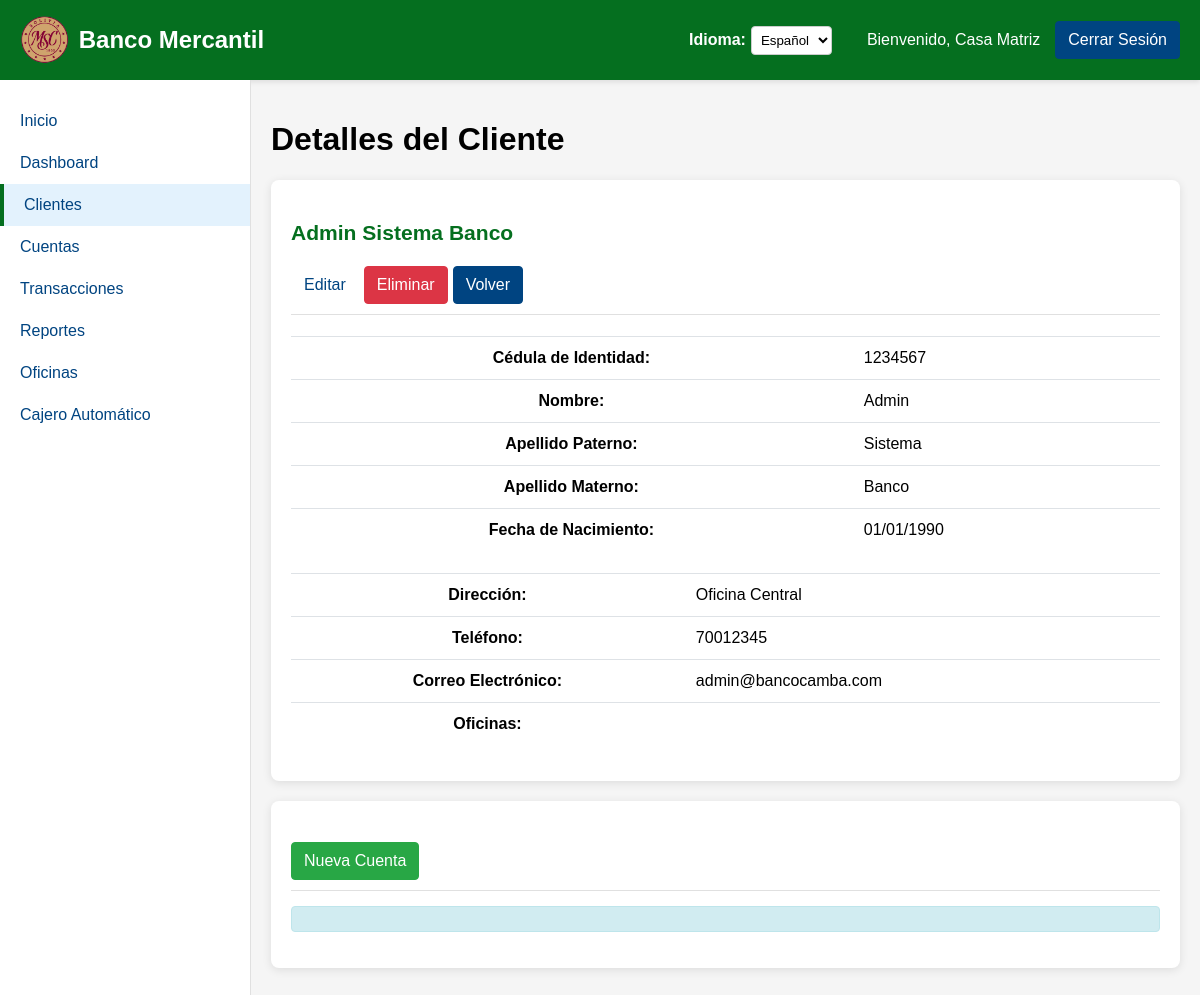
Page /index.php?controller=cliente&action=ver&id=1 (signed in) on the committed database.
### tables this page shows
CREATE TABLE persona (
    idPersona INT not null AUTO_INCREMENT,
    hash varchar(50) COMMENT 'hash',
    nombre VARCHAR(100) NOT NULL,
    apellidoMaterno VARCHAR(100) NOT NULL,
    apellidoPaterno VARCHAR(100) NOT NULL,
    direccion VARCHAR(255),
    telefono VARCHAR(20),
    email VARCHAR(100),
    fechaNacimiento DATE,
    ci VARCHAR(20),
    idOficina INT,
    CONSTRAINT PK_Persona PRIMARY KEY (idPersona),
    CONSTRAINT FK_Persona FOREIGN KEY (idOficina) REFERENCES oficina (idOficina)
);

### controllers/ClienteController.php (called while the page is built, shortened)
<?php
class ClienteController {
    private $db;
    private $session;
    public function __construct() {
        $database = new Database();
        $this->db = $database->connect();
        $this->session = new Session();
    }
    public function ver() {
        global $lang;
        $idCliente = (int)$_GET['id'];
        $cliente = new Cliente($this->db);
        $cliente->idPersona = $idCliente;
        if (!$cliente->obtenerUno()) {
            $this->session->setFlashMessage('error', $lang['client_not_found']);
            header('Location: index.php?controller=cliente&action=listar');
            exit;
        }
        $cuenta = new Cuenta($this->db);
        $result = $cuenta->obtenerPorCliente($idCliente);
        $cuentas = $result->fetchAll(PDO::FETCH_ASSOC);
        include_once 'views/main.php';
    }
}
?>

### config/database.php (called while the page is built, shortened)
<?php
class Database {
    private $host = 'localhost';
    private $db_name = 'banca-mercantil';
    private $username = 'root';
    private $password = '';
    public function connect() {
        $this->conn = null;
        try {
            $this->conn = new PDO(
                'mysql:host=' . $this->host . ';dbname=' . $this->db_name,
                $this->username,
                $this->password
            );
            $this->conn->setAttribute(PDO::ATTR_ERRMODE, PDO::ERRMODE_EXCEPTION);
            $this->conn->exec("SET NAMES utf8");
        } catch(PDOException $e) {
            echo 'Connection Error: ' . $e->getMessage();
        }
        return $this->conn;
    }
}
?>

### models/Cliente.php (called while the page is built, shortened)
<?php
class Cliente {
    private $conn;
    public $idPersona;
    public function __construct($db) {
        $this->conn = $db;
    }
    public function obtenerUno() {
        $query = "SELECT p.*, o.nombre as oficina_nombre
                 FROM Persona p
                 INNER JOIN Oficina o ON p.idOficina = o.idOficina
                 WHERE p.idPersona = :id";
        $stmt = $this->conn->prepare($query);
        $stmt->bindParam(':id', $this->idPersona);
        $stmt->execute();
        $row = $stmt->fetch(PDO::FETCH_ASSOC);
        if ($row) {
            $this->nombre = $row['nombre'];
            $this->apellidoPaterno = $row['apellidoPaterno'];
            $this->apellidoMaterno = $row['apellidoMaterno'];
            $this->direccion = $row['direccion'];
            $this->telefono = $row['telefono'];
            $this->email = $row['email'];
            $this->fechaNacimiento = $row['fechaNacimiento'];
            $this->ci = $row['ci'];
            return true;
        }
        return false;
    }
}
?>

### models/Cuenta.php (called while the page is built, shortened)
<?php
class Cuenta {
    private $conn;
    public function __construct($db) {
        $this->conn = $db;
    }
    public function obtenerPorCliente($idPersona) {
        $query = "SELECT * FROM Cuenta WHERE idPersona = :idPersona ORDER BY fechaApertura DESC";
        $stmt = $this->conn->prepare($query);
        $stmt->bindParam(':idPersona', $idPersona);
        $stmt->execute();
        return $stmt;
    }
}
?>

### views/clientes/ver.php (the view, shortened to what this page needs)
<h1><?php echo $lang['client_details']; ?></h1>
<div class="card">
    <div class="card-header">
        <div class="row">
            <div class="col-md-8">
                <h3><?php echo htmlspecialchars($cliente->nombre . ' ' . $cliente->apellidoPaterno . ' ' . $cliente->apellidoMaterno); ?></h3>
            </div>
            <div class="col-md-4 text-right">
                <a href="index.php?controller=cliente&action=editar&id=<?php echo $cliente->idPersona; ?>" class="btn btn-warning">
                    <i class="icon-edit"></i> <?php echo $lang['edit']; ?>
                </a>
                <?php if (count($cuentas) == 0): ?>
                    <a href="index.php?controller=cliente&action=eliminar&id=<?php echo $cliente->idPersona; ?>" class="btn btn-danger delete-button" onclick="return confirm('<?php echo $lang['confirm_delete']; ?>')">
                        <i class="icon-trash"></i> <?php echo $lang['delete']; ?>
                    </a>
                <?php endif; ?>
                <a href="index.php?controller=cliente&action=listar" class="btn btn-secondary">
                    <i class="icon-arrow-left"></i> <?php echo $lang['back']; ?>
                </a>
            </div>
        </div>
    </div>
    <div class="card-body">
        <div class="row">
            <div class="col-md-6">
                <table class="table table-borderless">
                    <tr>
                        <th><?php echo $lang['id_number']; ?>:</th>
                        <td><?php echo htmlspecialchars($cliente->ci); ?></td>
                    </tr>
                    <tr>
                        <th><?php echo $lang['name']; ?>:</th>
                        <td><?php echo htmlspecialchars($cliente->nombre); ?></td>
                    </tr>
                    <tr>
                        <th><?php echo $lang['paternal_last_name']; ?>:</th>
                        <td><?php echo htmlspecialchars($cliente->apellidoPaterno); ?></td>
                    </tr>
                    <tr>
                        <th><?php echo $lang['maternal_last_name']; ?>:</th>
                        <td><?php echo htmlspecialchars($cliente->apellidoMaterno); ?></td>
                    </tr>
                    <tr>
                        <th><?php echo $lang['birth_date']; ?>:</th>
                        <td><?php echo $cliente->fechaNacimiento ? date('d/m/Y', strtotime($cliente->fechaNacimiento)) : '-'; ?></td>
                    </tr>
                </table>
            </div>
            <div class="col-md-6">
                <table class="table table-borderless">
                    <tr>
                        <th><?php echo $lang['address']; ?>:</th>
                        <td><?php echo htmlspecialchars($cliente->direccion); ?></td>
                    </tr>
                    <tr>
                        <th><?php echo $lang['phone']; ?>:</th>
                        <td><?php echo htmlspecialchars($cliente->telefono); ?></td>
                    </tr>
                    <tr>
                        <th><?php echo $lang['email']; ?>:</th>
                        <td><?php echo htmlspecialchars($cliente->email); ?></td>
                    </tr>
                    <tr>
                        <th><?php echo $lang['branches']; ?>:</th>
                        <td><?php
                        ?></td>
                    </tr>
                </table>
            </div>
        </div>
    </div>
</div>
<div class="card mt-4">
    <div class="card-header">
        <div class="d-flex justify-content-between align-items-center">
            <a href="index.php?controller=cuenta&action=crear&idCliente=<?php echo $cliente->idPersona; ?>" class="btn btn-success">
                <i class="icon-plus"></i> <?php echo $lang['new_account']; ?>
            </a>
        </div>
    </div>
    <div class="card-body">
        <?php if (count($cuentas) > 0): ?>
            <div class="table-responsive">
                <table class="table table-striped">
                    <thead>
                        <tr>
                            <th>#</th>
                            <th><?php echo $lang['account_number']; ?></th>
                            <th><?php echo $lang['account_type']; ?></th>
                            <th><?php echo $lang['currency']; ?></th>
                            <th><?php echo $lang['balance']; ?></th>
                            <th><?php echo $lang['opening_date']; ?></th>
                            <th><?php echo $lang['status']; ?></th>
                            <th><?php echo $lang['actions']; ?></th>
                        </tr>
                    </thead>
                    <tbody>
                        <?php foreach ($cuentas as $cuenta): ?>
                            <tr>
                                <td><?php echo $cuenta['idCuenta']; ?></td>
                                <td><?php echo htmlspecialchars($cuenta['nroCuenta']); ?></td>
                                <td>
                                    <?php
                                    if ($cuenta['tipoCuenta'] == 1) {
                                        echo $lang['savings_account'];
                                    } else {
                                        echo $lang['checking_account'];
                                    }
                                    ?>
                                </td>
                                <td>
                                    <?php
                                    if ($cuenta['tipoMoneda'] == 1) {
                                        echo $lang['bolivianos'];
                                    } else {
                                        echo $lang['dollars'];
                                    }
                                    ?>
                                </td>
                                <td><?php echo number_format($cuenta['saldo'], 2); ?></td>
                                <td><?php echo date('d/m/Y', strtotime($cuenta['fechaApertura'])); ?></td>
                                <td>
                                    <?php if ($cuenta['estado'] == 1): ?>
                                        <span class="badge" style="background-color: #28a745;"><?php echo $lang['active']; ?></span>
                                    <?php else: ?>
                                        <span class="badge" style="background-color: #dc3545;"><?php echo $lang['inactive']; ?></span>
                                    <?php endif; ?>
                                </td>
                                <td>
                                    <div class="btn-group" role="group">
                                        <a href="index.php?controller=cuenta&action=ver&id=<?php echo $cuenta['idCuenta']; ?>" class="btn btn-sm btn-info" title="<?php echo $lang['view']; ?>">
                                            <i class="icon-eye"></i>
                                        </a>
                                        <a href="index.php?controller=cuenta&action=editar&id=<?php echo $cuenta['idCuenta']; ?>" class="btn btn-sm btn-warning" title="<?php echo $lang['edit']; ?>">
                                            <i class="icon-edit"></i>
                                        </a>
                                        <a href="index.php?controller=transaccion&action=depositar&idCuenta=<?php echo $cuenta['idCuenta']; ?>" class="btn btn-sm btn-success" title="<?php echo $lang['deposit']; ?>">
                                            <i class="icon-arrow-down"></i>
                                        </a>
                                        <a href="index.php?controller=transaccion&action=retirar&idCuenta=<?php echo $cuenta['idCuenta']; ?>" class="btn btn-sm btn-danger" title="<?php echo $lang['withdrawal']; ?>">
                                            <i class="icon-arrow-up"></i>
                                        </a>
                                    </div>
                                </td>
                            </tr>
                        <?php endforeach; ?>
                    </tbody>
                </table>
            </div>
        <?php else: ?>
            <div class="alert alert-info">
            </div>
        <?php endif; ?>
    </div>
</div>

### assets/css/styles.css (style rules this page uses)
:root { --primary-color: #056f1f; --secondary-color: #004481; --light-color: #ffffff; --border-color: #e0e0e0; --hover-color: #033d11; --danger-color: #dc3545; --success-color: #28a745; --warning-color: #ffc107; --info-color: #17a2b8; }
body { font-family: 'Arial', sans-serif; background-color: #f5f5f5; margin: 0; padding: 0; min-height: 100vh; }
a { color: var(--secondary-color); text-decoration: none; }
.card { background-color: var(--light-color); border-radius: 8px; box-shadow: 0 2px 10px rgba(0,0,0,0.1); padding: 20px; margin-bottom: 20px; }
.card-header { font-size: 18px; font-weight: bold; margin-bottom: 15px; color: var(--primary-color); border-bottom: 1px solid var(--border-color); padding-bottom: 10px; }
.btn { display: inline-block; font-weight: 400; text-align: center; white-space: nowrap; vertical-align: middle; user-select: none; border: 1px solid transparent; padding: 0.375rem 0.75rem; font-size: 1rem; line-height: 1.5; border-radius: 0.25rem; transition: color 0.15s ease-in-out, background-color 0.15s ease-in-out, border-color 0.15s ease-in-out, box-shadow 0.15s ease-in-out; cursor: pointer; }
.btn-secondary { color: #fff; background-color: var(--secondary-color); border-color: var(--secondary-color); }
.btn-danger { color: #fff; background-color: var(--danger-color); border-color: var(--danger-color); }
.btn-success { color: #fff; background-color: var(--success-color); border-color: var(--success-color); }
.table { width: 100%; border-collapse: collapse; margin-bottom: 1rem; background-color: transparent; }
.table th, .table td { padding: 0.75rem; vertical-align: top; border-top: 1px solid #dee2e6; }
.alert { position: relative; padding: 0.75rem 1.25rem; margin-bottom: 1rem; border: 1px solid transparent; border-radius: 0.25rem; }
.alert-info { color: #0c5460; background-color: #d1ecf1; border-color: #bee5eb; }

### rows in the picture
persona: nombre+apellidoPaterno+apellidoMaterno "Admin Sistema Banco", ci "1234567", nombre "Admin", apellidoPaterno "Sistema", apellidoMaterno "Banco", fechaNacimiento "01/01/1990", direccion "Oficina Central", telefono "70012345", email "admin@bancocamba.com"

### other values in the picture
$lang['welcome'] "Bienvenido"
$_SESSION['nombre'] "Casa Matriz"
$lang['logout'] "Cerrar Sesión"
$lang['home'] "Inicio"
$lang['dashboard'] "Dashboard"
$lang['clients'] "Clientes"
$lang['accounts'] "Cuentas"
$lang['transactions'] "Transacciones"
$lang['reports'] "Reportes"
$lang['branches'] "Oficinas"
$lang['atm'] "Cajero Automático"
$lang['client_details'] "Detalles del Cliente"
$lang['edit'] "Editar"
$lang['delete'] "Eliminar"
$lang['back'] "Volver"
